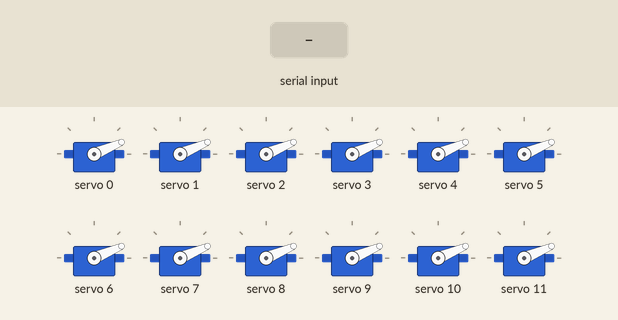
Bench run of a sketch on a simulated Arduino Uno, built with avr-gcc and run on an emulated ATmega328P. Shown: 12 × servo. The inputs (shaded band) are chosen by the test bench. What the sketch prints to the serial monitor is not drawn.

Above: at 1.2 s.
1.3 s: "KAPAT\n" received over Serial
At 2.7 s:
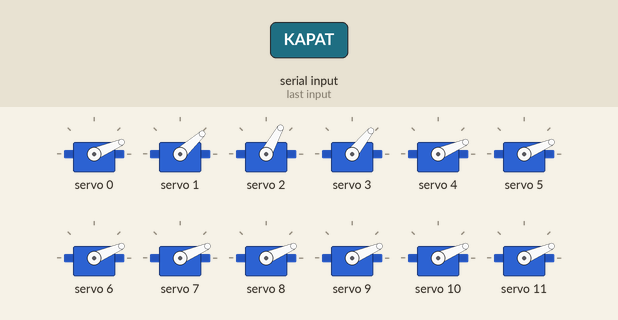
Timing chart, 0 to 4.3 s (numbered marks = the images above; inputs shaded):
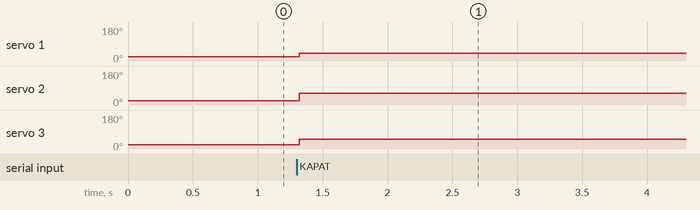

The sketch:

proj_integ.ino.ino
```cpp
#include <Wire.h>
#include <Adafruit_PWMServoDriver.h>

Adafruit_PWMServoDriver pca = Adafruit_PWMServoDriver(0x40);

const int SERVOMIN = 160;
const int SERVOMAX = 520;

int servo[16];   // store angle for each channel (0–15)

uint16_t angleToPulse(int a) {
  a = constrain(a, 0, 180);
  return map(a, 0, 180, SERVOMIN, SERVOMAX);
}

void updateServos() {
  for (int ch = 0; ch < 16; ch++) {
    pca.setPWM(ch, 0, angleToPulse(servo[ch]));
  }
}

void setup() {

  Serial.begin(9600);
  Wire.begin();

  pca.begin();
  pca.setOscillatorFrequency(27000000);
  pca.setPWMFreq(50);

  delay(10);

  // initialize all servos
  for(int i=0;i<16;i++){
    servo[i] = 0;
  }

  updateServos();

  Serial.println("READY");
}

void loop() {

  if (Serial.available()) {

    String cmd = Serial.readStringUntil('\n');
    cmd.trim();
    cmd.toUpperCase();

    if (cmd == "KAPAT") {

      servo[15] = 90;
      servo[1]  = 20;
      servo[2]  = 40;
      servo[3]  = 30;

      updateServos();
    }

    if (cmd == "AÇ") {

      servo[15] = 40;
      servo[1]  = 70;
      servo[2]  = 60;
      servo[3]  = 10;

      updateServos();
    }
  }
}
```

Measured:
- after the input at 1.3 s, servo 1: 23° → 42° at once; servo 2: 23° → 61° at once; servo 3: 23° → 51° at once
